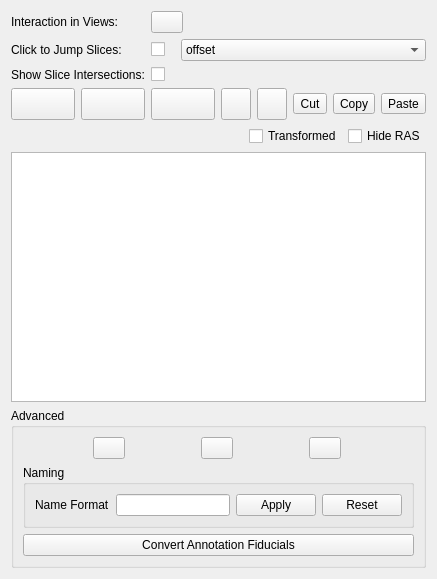
    <widget class="ctkCollapsibleButton" name="controlPointsCollapsibleButton" native="true">
     <property name="text" stdset="0">
      <string>Control Points</string>
     </property>
     <property name="collapsed" stdset="0">
      <bool>true</bool>
     </property>
     <layout class="QFormLayout" name="formLayout">
      <item row="0" column="0">
       <widget class="QLabel" name="label_3">
        <property name="text">
         <string>Interaction in Views:</string>
        </property>
       </widget>
      </item>
      <item row="0" column="1">
       <widget class="QPushButton" name="listLockedUnlockedPushButton">
        <property name="sizePolicy">
         <sizepolicy hsizetype="Preferred" vsizetype="Preferred">
          <horstretch>0</horstretch>
          <verstretch>0</verstretch>
         </sizepolicy>
        </property>
        <property name="minimumSize">
         <size>
          <width>30</width>
          <height>0</height>
         </size>
        </property>
        <property name="maximumSize">
         <size>
          <width>32</width>
          <height>32</height>
         </size>
        </property>
        <property name="toolTip">
         <string>Enable/disable all interactions in slice and 3D views.</string>
        </property>
        <property name="text">
         <string/>
        </property>
        <property name="icon">
         <iconset>
          <normaloff>:Icons/Medium/SlicerUnlock.png</normaloff>:Icons/Medium/SlicerUnlock.png</iconset>
        </property>
       </widget>
      </item>
      <item row="1" column="0">
       <widget class="QLabel" name="label">
        <property name="text">
         <string>Click to Jump Slices:</string>
        </property>
       </widget>
      </item>
      <item row="1" column="1">
       <layout class="QHBoxLayout" name="horizontalLayout_2">
        <item>
         <widget class="QCheckBox" name="jumpSlicesCheckBox">
          <property name="text">
           <string/>
          </property>
         </widget>
        </item>
        <item>
         <spacer name="horizontalSpacer_2">
          <property name="orientation">
           <enum>Qt::Horizontal</enum>
          </property>
          <property name="sizeType">
           <enum>QSizePolicy::Fixed</enum>
          </property>
          <property name="sizeHint" stdset="0">
           <size>
            <width>10</width>
            <height>20</height>
           </size>
          </property>
         </spacer>
        </item>
        <item>
         <widget class="QComboBox" name="jumpModeComboBox">
          <property name="sizePolicy">
           <sizepolicy hsizetype="Expanding" vsizetype="Fixed">
            <horstretch>0</horstretch>
            <verstretch>0</verstretch>
           </sizepolicy>
          </property>
          <property name="toolTip">
           <string>Offset: set slice plane position. Centered: set slice plane position and center the slice view on the control point.</string>
          </property>
          <item>
           <property name="text">
            <string>offset</string>
           </property>
          </item>
          <item>
           <property name="text">
            <string>centered</string>
           </property>
          </item>
         </widget>
        </item>
       </layout>
      </item>
      <item row="2" column="0">
       <widget class="QLabel" name="label_2">
        <property name="text">
         <string>Show Slice Intersections:</string>
        </property>
       </widget>
      </item>
      <item row="2" column="1">
       <widget class="ctkCheckBox" name="sliceIntersectionsVisibilityCheckBox">
        <property name="toolTip">
         <string>Show how the other slice planes intersect each slice plane.</string>
        </property>
        <property name="text">
         <string/>
        </property>
       </widget>
      </item>
      <item row="3" column="0" colspan="2">
       <layout class="QHBoxLayout" name="horizontalLayout_6">
        <item>
         <widget class="ctkMenuButton" name="visibilityAllMarkupsInListMenuButton">
          <property name="sizePolicy">
           <sizepolicy hsizetype="Preferred" vsizetype="Preferred">
            <horstretch>0</horstretch>
            <verstretch>0</verstretch>
           </sizepolicy>
          </property>
          <property name="minimumSize">
           <size>
            <width>64</width>
            <height>32</height>
           </size>
          </property>
          <property name="maximumSize">
           <size>
            <width>32</width>
            <height>32</height>
           </size>
          </property>
          <property name="toolTip">
           <string>Toggle visibility flag on all markups in list, use drop down menu to set all to visible or invisible.</string>
          </property>
         </widget>
        </item>
        <item>
         <widget class="ctkMenuButton" name="selectedAllMarkupsInListMenuButton">
          <property name="sizePolicy">
           <sizepolicy hsizetype="Preferred" vsizetype="Preferred">
            <horstretch>0</horstretch>
            <verstretch>0</verstretch>
           </sizepolicy>
          </property>
          <property name="minimumSize">
           <size>
            <width>64</width>
            <height>32</height>
           </size>
          </property>
          <property name="maximumSize">
           <size>
            <width>32</width>
            <height>32</height>
           </size>
          </property>
          <property name="toolTip">
           <string>Toggle selected flag on all markups in list, use drop down menu to set all to selected or deselected.</string>
          </property>
         </widget>
        </item>
        <item>
         <widget class="ctkMenuButton" name="lockAllMarkupsInListMenuButton">
          <property name="sizePolicy">
           <sizepolicy hsizetype="Preferred" vsizetype="Preferred">
            <horstretch>0</horstretch>
            <verstretch>0</verstretch>
           </sizepolicy>
          </property>
          <property name="minimumSize">
           <size>
            <width>64</width>
            <height>32</height>
           </size>
          </property>
          <property name="maximumSize">
           <size>
            <width>32</width>
            <height>32</height>
           </size>
          </property>
          <property name="toolTip">
           <string>Toggle lock flag on all markups in list, use drop down menu to set all to locked or unlocked.</string>
          </property>
         </widget>
        </item>
        <item>
         <widget class="QPushButton" name="deleteMarkupPushButton">
          <property name="enabled">
           <bool>true</bool>
          </property>
          <property name="sizePolicy">
           <sizepolicy hsizetype="Preferred" vsizetype="Preferred">
            <horstretch>0</horstretch>
            <verstretch>0</verstretch>
           </sizepolicy>
          </property>
          <property name="minimumSize">
           <size>
            <width>30</width>
            <height>0</height>
           </size>
          </property>
          <property name="maximumSize">
           <size>
            <width>32</width>
            <height>32</height>
           </size>
          </property>
          <property name="toolTip">
           <string>Delete the highlighted markup(s) from the active list</string>
          </property>
          <property name="text">
           <string/>
          </property>
          <property name="icon">
           <iconset resource="../qSlicerMarkupsModule.qrc">
            <normaloff>:/Icons/MarkupsDeleteSelectedRows.png</normaloff>:/Icons/MarkupsDeleteSelectedRows.png</iconset>
          </property>
         </widget>
        </item>
        <item>
         <widget class="QPushButton" name="deleteAllMarkupsInListPushButton">
          <property name="enabled">
           <bool>true</bool>
          </property>
          <property name="sizePolicy">
           <sizepolicy hsizetype="Preferred" vsizetype="Preferred">
            <horstretch>0</horstretch>
            <verstretch>0</verstretch>
           </sizepolicy>
          </property>
          <property name="minimumSize">
           <size>
            <width>30</width>
            <height>0</height>
           </size>
          </property>
          <property name="maximumSize">
           <size>
            <width>32</width>
            <height>32</height>
           </size>
          </property>
          <property name="toolTip">
           <string>Remove all markups from the active list</string>
          </property>
          <property name="icon">
           <iconset resource="../qSlicerMarkupsModule.qrc">
            <normaloff>:/Icons/MarkupsDeleteAllRows.png</normaloff>:/Icons/MarkupsDeleteAllRows.png</iconset>
          </property>
         </widget>
        </item>
        <item>
         <widget class="QToolButton" name="CutMarkupsToolButton">
          <property name="enabled">
           <bool>true</bool>
          </property>
          <property name="text">
           <string>Cut</string>
          </property>
         </widget>
        </item>
        <item>
         <widget class="QToolButton" name="CopyMarkupsToolButton">
          <property name="enabled">
           <bool>true</bool>
          </property>
          <property name="text">
           <string>Copy</string>
          </property>
         </widget>
        </item>
        <item>
         <widget class="QToolButton" name="PasteMarkupsToolButton">
          <property name="enabled">
           <bool>true</bool>
          </property>
          <property name="text">
           <string>Paste</string>
          </property>
         </widget>
        </item>
       </layout>
      </item>
      <item row="4" column="0" colspan="2">
       <layout class="QHBoxLayout" name="checkBoxesHorizontalLayout">
        <item>
         <spacer name="horizontalSpacer">
          <property name="orientation">
           <enum>Qt::Horizontal</enum>
          </property>
          <property name="sizeHint" stdset="0">
           <size>
            <width>40</width>
            <height>20</height>
           </size>
          </property>
         </spacer>
        </item>
        <item>
         <widget class="QCheckBox" name="transformedCoordinatesCheckBox">
          <property name="toolTip">
           <string>Check to show the transformed coordinates in the table.</string>
          </property>
          <property name="text">
           <string>Transformed</string>
          </property>
          <property name="checked">
           <bool>false</bool>
          </property>
         </widget>
        </item>
        <item>
         <widget class="QCheckBox" name="hideCoordinateColumnsCheckBox">
          <property name="toolTip">
           <string>Check to hide the coordinate columns in the table, uncheck to show them. Right click in rows to see coordinates.</string>
          </property>
          <property name="text">
           <string>Hide RAS</string>
          </property>
          <property name="checked">
           <bool>false</bool>
          </property>
         </widget>
        </item>
       </layout>
      </item>
      <item row="5" column="0" colspan="2">
       <widget class="QTableWidget" name="activeMarkupTableWidget">
        <property name="sizePolicy">
         <sizepolicy hsizetype="Expanding" vsizetype="Expanding">
          <horstretch>0</horstretch>
          <verstretch>0</verstretch>
         </sizepolicy>
        </property>
        <property name="minimumSize">
         <size>
          <width>0</width>
          <height>250</height>
         </size>
        </property>
        <property name="toolTip">
         <string>The markups in the currently active markups node. Right click in a row for delete, jump, copy, move.</string>
        </property>
        <property name="accessibleName">
         <string>active markup table</string>
        </property>
        <property name="alternatingRowColors">
         <bool>true</bool>
        </property>
       </widget>
      </item>
      <item row="6" column="0" colspan="2">
       <widget class="ctkCollapsibleGroupBox" name="advancedCollapsibleButton">
        <property name="toolTip">
         <string>Display, naming, volume interactions, moving up/down, adding, Annotations import</string>
        </property>
        <property name="title">
         <string>Advanced</string>
        </property>
        <property name="collapsed" stdset="0">
         <bool>true</bool>
        </property>
        <layout class="QVBoxLayout" name="verticalLayout">
         <item>
          <layout class="QHBoxLayout" name="horizontalLayout_7">
           <item>
            <widget class="QPushButton" name="moveMarkupUpPushButton">
             <property name="sizePolicy">
              <sizepolicy hsizetype="Preferred" vsizetype="Preferred">
               <horstretch>0</horstretch>
               <verstretch>0</verstretch>
              </sizepolicy>
             </property>
             <property name="minimumSize">
              <size>
               <width>30</width>
               <height>0</height>
              </size>
             </property>
             <property name="maximumSize">
              <size>
               <width>32</width>
               <height>32</height>
              </size>
             </property>
             <property name="toolTip">
              <string>Move a highlighted markup up one spot in the list</string>
             </property>
             <property name="text">
              <string/>
             </property>
             <property name="icon">
              <iconset resource="../qSlicerMarkupsModule.qrc">
               <normaloff>:/Icons/MarkupsMoveUp.png</normaloff>:/Icons/MarkupsMoveUp.png</iconset>
             </property>
            </widget>
           </item>
           <item>
            <widget class="QPushButton" name="moveMarkupDownPushButton">
             <property name="sizePolicy">
              <sizepolicy hsizetype="Preferred" vsizetype="Preferred">
               <horstretch>0</horstretch>
               <verstretch>0</verstretch>
              </sizepolicy>
             </property>
             <property name="minimumSize">
              <size>
               <width>30</width>
               <height>0</height>
              </size>
             </property>
             <property name="maximumSize">
              <size>
               <width>32</width>
               <height>32</height>
              </size>
             </property>
             <property name="toolTip">
              <string>Move a highlighted markup down one spot in the list</string>
             </property>
             <property name="text">
              <string/>
             </property>
             <property name="icon">
              <iconset resource="../qSlicerMarkupsModule.qrc">
               <normaloff>:/Icons/MarkupsMoveDown.png</normaloff>:/Icons/MarkupsMoveDown.png</iconset>
             </property>
            </widget>
           </item>
           <item>
            <widget class="QPushButton" name="addMarkupPushButton">
             <property name="sizePolicy">
              <sizepolicy hsizetype="Preferred" vsizetype="Preferred">
               <horstretch>0</horstretch>
               <verstretch>0</verstretch>
              </sizepolicy>
             </property>
             <property name="minimumSize">
              <size>
               <width>30</width>
               <height>0</height>
              </size>
             </property>
             <property name="maximumSize">
              <size>
               <width>32</width>
               <height>32</height>
              </size>
             </property>
             <property name="toolTip">
              <string>Add a new markup to the active list, at origin</string>
             </property>
             <property name="icon">
              <iconset resource="../qSlicerMarkupsModule.qrc">
               <normaloff>:/Icons/MarkupsAddFiducial.png</normaloff>:/Icons/MarkupsAddFiducial.png</iconset>
             </property>
            </widget>
           </item>
          </layout>
         </item>
         <item>
          <widget class="ctkCollapsibleGroupBox" name="namingCollapsibleGroupBox">
           <property name="title">
            <string>Naming</string>
           </property>
           <layout class="QGridLayout" name="gridLayout">
            <item row="2" column="0">
             <widget class="QLabel" name="nameFormatLabel">
              <property name="toolTip">
               <string>Include %N for list name, %d for number.</string>
              </property>
              <property name="text">
               <string>Name Format</string>
              </property>
             </widget>
            </item>
            <item row="2" column="1">
             <widget class="QLineEdit" name="nameFormatLineEdit">
              <property name="toolTip">
               <string>Format for creating names of new markups, using sprintf format style. %N is replaced by the list name, %d by an integer.</string>
              </property>
             </widget>
            </item>
            <item row="2" column="3">
             <widget class="QPushButton" name="resetNameFormatToDefaultPushButton">
              <property name="toolTip">
               <string>Reset the name format field to the default value.</string>
              </property>
              <property name="text">
               <string>Reset</string>
              </property>
             </widget>
            </item>
            <item row="2" column="2">
             <widget class="QPushButton" name="renameAllWithCurrentNameFormatPushButton">
              <property name="toolTip">
               <string>Rename all markups in this list according to the current name format, trying to preserve numbers.</string>
              </property>
              <property name="text">
               <string>Apply</string>
              </property>
             </widget>
            </item>
           </layout>
          </widget>
         </item>
         <item>
          <widget class="QPushButton" name="convertAnnotationFiducialsPushButton">
           <property name="toolTip">
            <string>Uses annotation fiducial hierarchies to make markup lists. Removes the annotations once they've been moved.</string>
           </property>
           <property name="text">
            <string>Convert Annotation Fiducials</string>
           </property>
          </widget>
         </item>
        </layout>
       </widget>
      </item>
     </layout>
    </widget>
